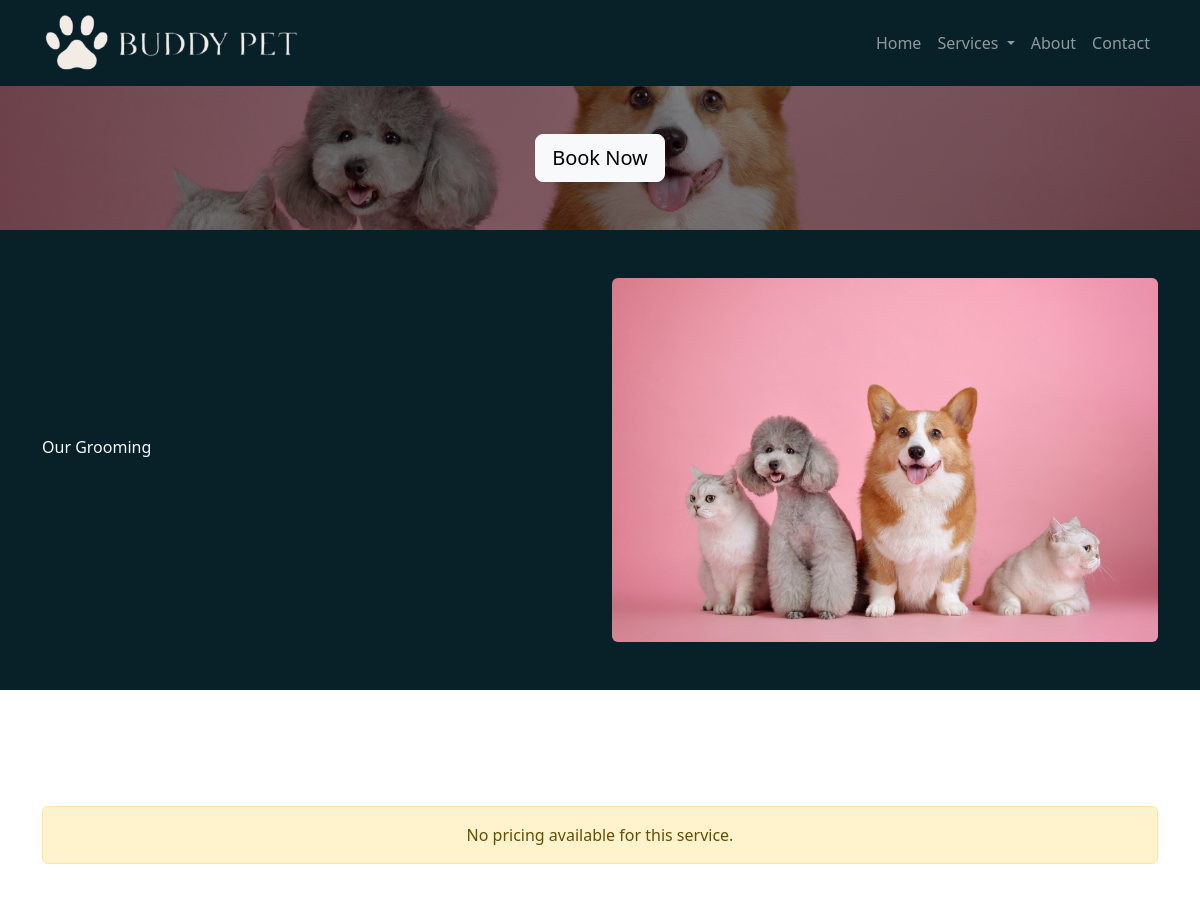
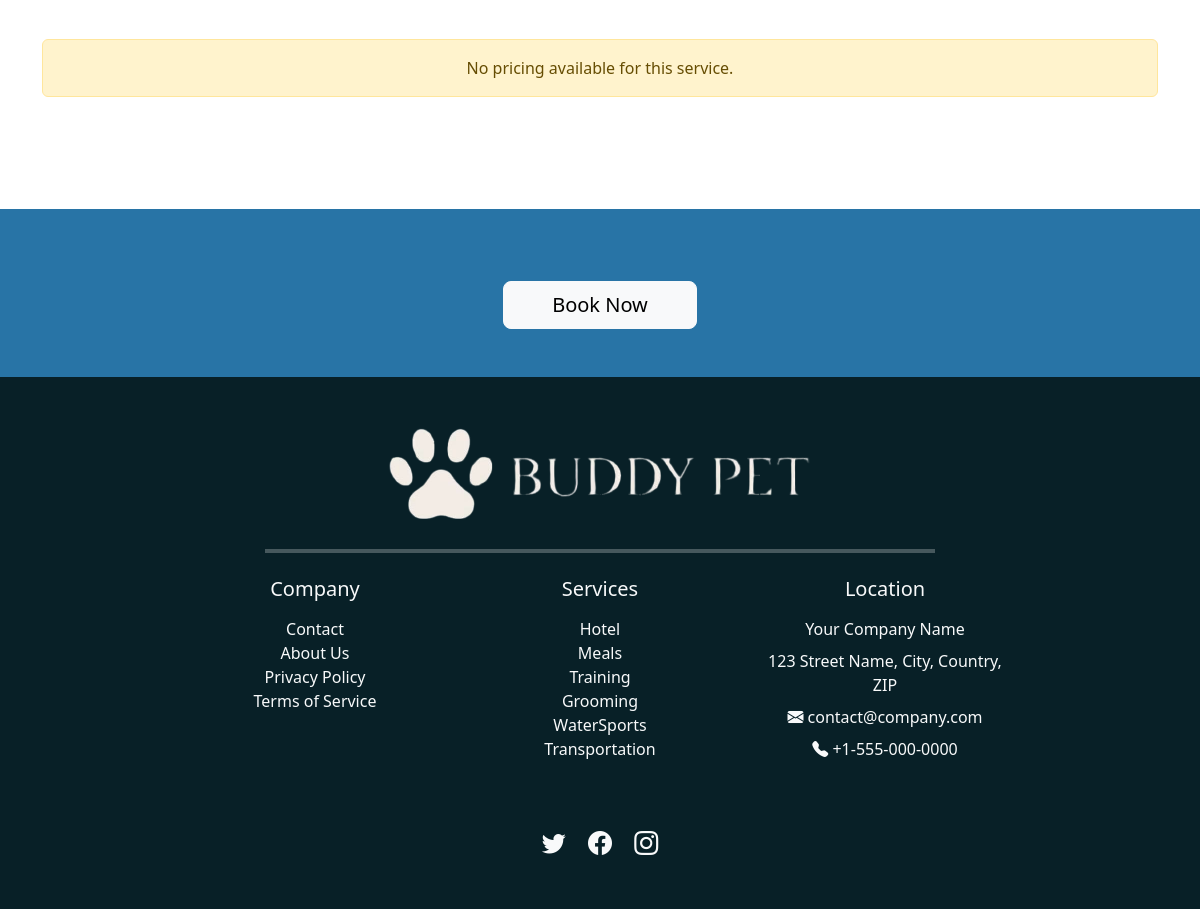
Page /grooming/ on the earlier database version (2 pictures, top to bottom).
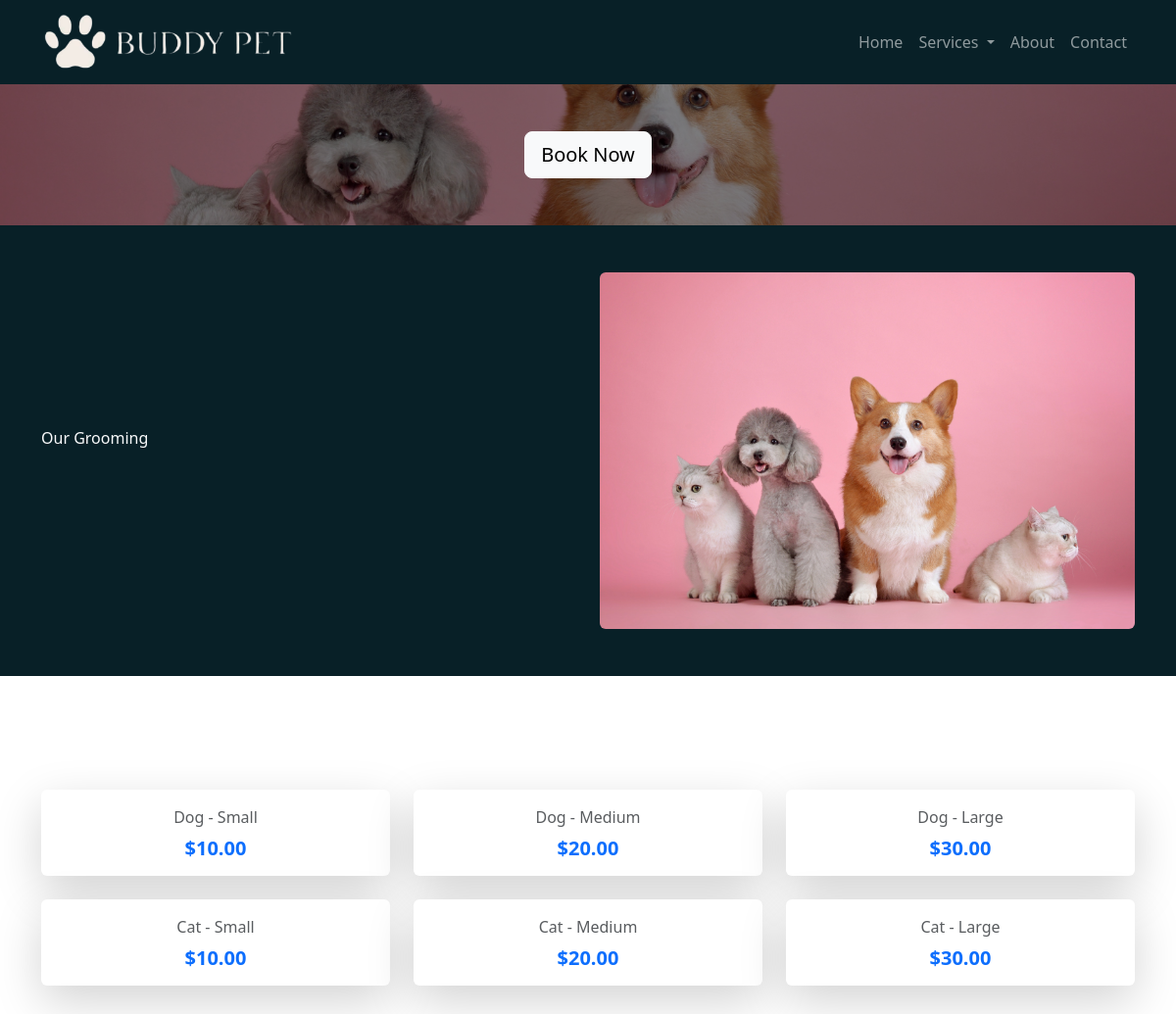
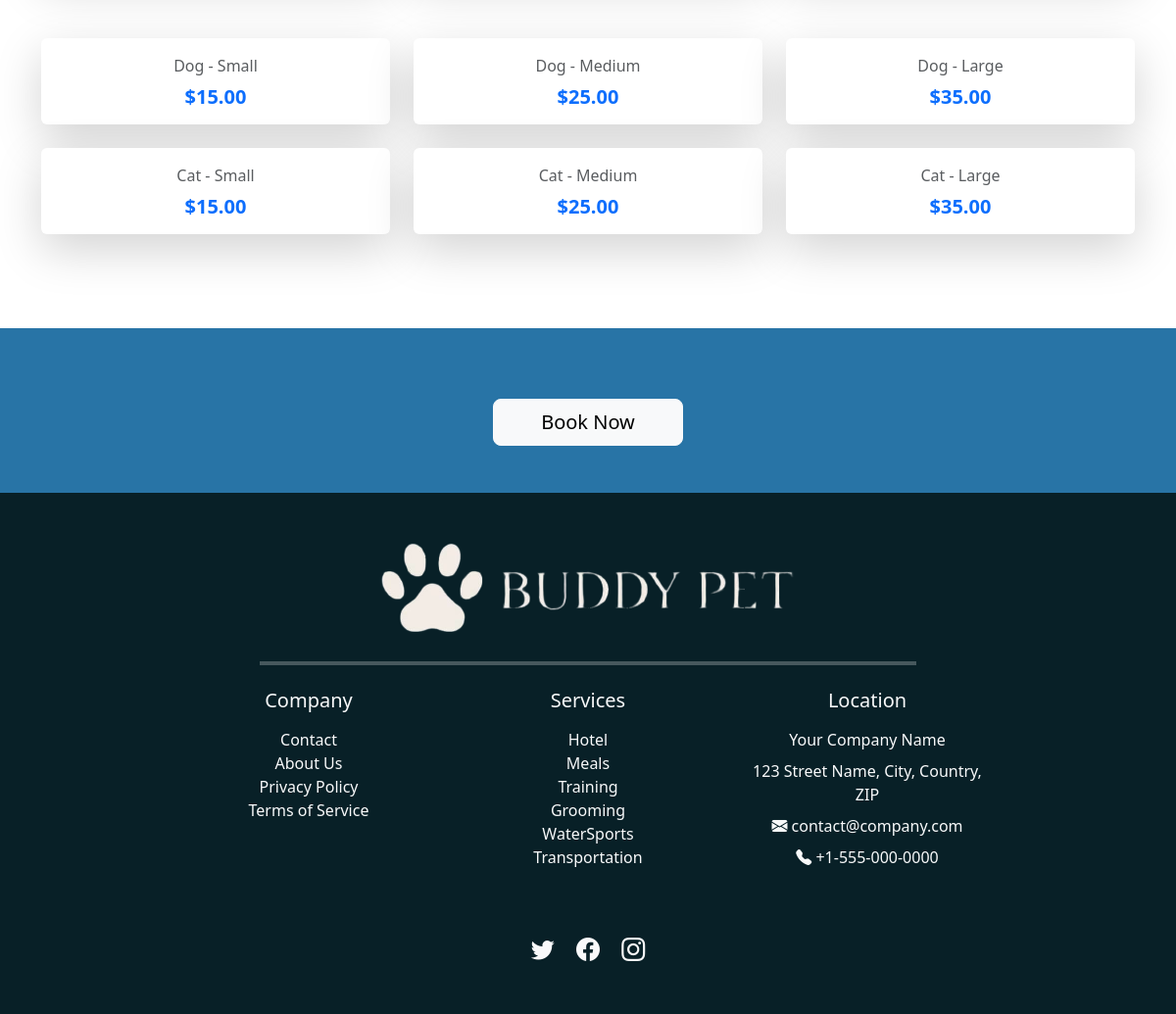
Same page on the later database version (2 pictures, top to bottom).
### branding/models.py (models this page shows, shortened)
class Branding(models.Model):
    company_name = models.CharField(max_length=255, default="Your Company Name",
                                    help_text="Enter the full name of the company.")
    company_email = models.EmailField(default="contact@company.com",
                                      help_text="Enter the official company email address.")
    company_phone = models.CharField(max_length=20, default="+1-555-000-0000",
                                     help_text="Enter the company’s contact number (e.g., +1-555-000-0000).")
    company_address = models.TextField(default="123 Street Name, City, Country, ZIP",
                                       help_text="Enter the full address of the company, including city and ZIP code.")
    logo = models.ImageField(upload_to="branding/", default="default/default_logo.png",
                             help_text="Upload the website logo.")
    favicon = models.ImageField(upload_to="branding/", default="default/default_icon.ico",
                                help_text="Upload the favicon (ICO or PNG).")
    video = models.FileField(upload_to="branding/videos/", default="default/default_video.mp4", blank=True, null=True,
                             help_text="Upload a promotional or branding video file.")
    meta_keywords = models.CharField(max_length=255, blank=True,
                                     default="generic, branding, business, website, company",
                                     help_text="Enter meta keywords for SEO (comma-separated).")
    meta_description = models.TextField(blank=True, default="Enter a meta description for SEO.",
                                        help_text="Enter a meta description for SEO.")
    twitter_link = models.URLField(blank=True, default="https://twitter.com/yourcompany",
                                   help_text="Link to your Twitter profile.")
    facebook_link = models.URLField(blank=True, default="https://facebook.com/yourcompany",
                                    help_text="Link to your Facebook page.")
    instagram_link = models.URLField(blank=True, default="https://instagram.com/yourcompany",
                                     help_text="Link to your Instagram profile.")
    class Meta:
        verbose_name = "Branding"
        verbose_name_plural = "Branding"

### grooming/models.py (models this page shows, shortened)
class GroomingPage(TranslatableModel):
    DEFAULT_IMAGE = 'default/placeholder.jpg'
    translations = TranslatedFields(
        hero_title=models.CharField(max_length=100, default="Professional Pet Grooming Services"),
        hero_subheading=models.CharField(max_length=255, default="Keep your furry friend looking and feeling their best with our expert grooming care."),
        our_grooming_title=models.CharField(max_length=100, default="Tailored Grooming for Every Pet"),
        our_grooming_subheading=models.TextField(default="We provide breed-specific grooming, coat care, and spa treatments designed to suit your pet’s individual needs."),
        grooming_info_title=models.CharField(max_length=100, default="Grooming Packages & Pricing"),
        grooming_info_description=models.TextField(default="Choose from full-service grooms, quick clean-ups, or luxury spa packages. Pricing depends on pet size, coat type, and selected services."),
        cta_title=models.CharField(max_length=100, default="Time for a Fresh Look?"),
        cta_subheading=models.TextField(default="Schedule your pet’s grooming session today and give them the pampering they deserve."),
    )
    hero_image = models.ImageField(upload_to='grooming/', blank=True, null=True, default=DEFAULT_IMAGE)
    our_grooming_image = models.ImageField(upload_to='grooming/', blank=True, null=True, default=DEFAULT_IMAGE)
    class Meta:
        verbose_name = "Grooming Page Content"
        verbose_name_plural = "Grooming Page Content"

class Service(TranslatableModel):
    translations = TranslatedFields(
        title=models.CharField(max_length=255),
        description=models.TextField(),
    )
    class Meta:
        verbose_name = "Services"
        verbose_name_plural = "Services"
    class Meta:
        verbose_name = "Services"
        verbose_name_plural = "Services"

class AnimalSize(models.Model):
    SIZE_CHOICES = (
        ('small', 'Small'),
        ('medium', 'Medium'),
        ('large', 'Large'),
    )
    ANIMAL_CHOICES = (
        ('dog', 'Dog'),
        ('cat', 'Cat'),
    )
    animal = models.CharField(max_length=50, choices=ANIMAL_CHOICES)
    size = models.CharField(max_length=50, choices=SIZE_CHOICES)
    service = models.ForeignKey(Service, on_delete=models.CASCADE)
    price = models.DecimalField(max_digits=5, decimal_places=2)
    class Meta:
        verbose_name = "Prices"
        verbose_name_plural = "Prices"

### grooming/views.py (the view)
# urls.py: path('grooming/', GroomingView.as_view(), name='grooming'),
class GroomingView(TemplateView):
    template_name = 'grooming.html'
    def get_context_data(self, **kwargs):
        context = super().get_context_data(**kwargs)
        context = {
            "branding": Branding.objects.first(),
            "service": Service.objects.all(),
            "grooming": GroomingPage.objects.first(),
        }
        return context

### grooming/templates/grooming.html (shortened to what this page needs)
{% extends "base.html" %}
{% load i18n %}
    {% block extra_head %}
    {% load static %}
    <link rel="stylesheet" type="text/css" href="{% static 'home.css' %}">
    <link rel="stylesheet" type="text/css" href="{% static 'base.css' %}">
    {% endblock %}
{% block content %}
<body class="bg-light">
    <section class="hero-section pb-5 bg-primary text-white text-center d-flex justify-content-center align-items-center"
             style="background-image: url('{{ grooming.hero_image.url }}'); background-size: cover; background-position: center; position: relative;">
        <div class="container text-center" style="position: relative; z-index: 2;">
            <a href="{% url 'select_dates' %}" class="btn btn-light btn-lg">{% trans 'Book Now' %}</a>
        </div>
    </section>
    <section class="our-meals-section py-5 text-light" style="background-color: #082027;">
        <div class="container">
            <div class="row align-items-center">
                <div class="col-md-6">
                    <h6>{% trans 'Our Grooming' %}</h6>
                </div>
                <div class="col-md-6">
                    <img src="{{ grooming.our_grooming_image.url }}" alt="{% trans 'Our Grooming' %}" class="img-fluid rounded w-100">
                </div>
            </div>
        </div>
    </section>
    <section class="py-5 text-dark bg-white">
        <div class="container">
            {% for service in service %}
                <div class="mb-5">
                    <div class="d-flex align-items-center mb-3">
                        <div class="flex-grow-1 text-center">
                        </div>
                    </div>
                    <div class="row g-4">
                        {% for size in service.animalsize_set.all %}
                            <div class="col-md-4">
                                <div class="card h-100 shadow-lg border-0">
                                    <div class="card-body d-flex flex-column justify-content-center text-center">
                                        <p class="text-muted mb-2">{{ size.get_animal_display }} - {{ size.get_size_display }}</p>
                                        <h5 class="fw-bold text-primary mb-0">${{ size.price|floatformat:2 }}</h5>
                                    </div>
                                </div>
                            </div>
                        {% empty %}
                            <div class="col-12">
                                <div class="alert alert-warning text-center" role="alert">
                                    {% trans 'No pricing available for this service.' %}
                                </div>
                            </div>
                        {% endfor %}
                    </div>
                </div>
            {% empty %}
                <div class="text-center">
                    <p class="text-muted">{% trans 'No grooming services found.' %}</p>
                </div>
            {% endfor %}
        </div>
    </section>
    <section class="py-5 text-center text-white" style="background-color: #2874a6;">
        <div class="container">
            <a href="{% url 'select_dates' %}" class="btn btn-light btn-lg px-5">{% trans 'Book Now' %}</a>
        </div>
    </section>
</body>
{% endblock %}

### home/templates/base.html (shortened to what this page needs)
<!DOCTYPE html>
{% load i18n %}
<html lang="{% get_current_language as LANGUAGE_CODE %}">
<head>
    {% load static %}
    <link rel="stylesheet" type="text/css" href="{% static 'base.css' %}">
    <link href="https://cdn.jsdelivr.net/npm/bootstrap@5.3.2/dist/css/bootstrap.min.css" rel="stylesheet">
    <link rel="stylesheet" href="https://cdn.jsdelivr.net/npm/bootstrap-icons/font/bootstrap-icons.css">
    {% block extra_head %}{% endblock %}
</head>
<body class="bg-light">
    <nav class="navbar navbar-expand-lg navbar-dark" style="background-color: #082027; z-index: 1000;">
        <div class="container">
            <a class="navbar-brand" href="/">
                <img src="{{ branding.logo.url }}" alt="{{ branding.company_name }}" class="img-fluid" style="max-height: 60px;">
            </a>
            <div class="collapse navbar-collapse" id="navbarNav">
                <ul class="navbar-nav ms-auto">
                    <li class="nav-item"><a class="nav-link" href="/">{% trans "Home" %}</a></li>
                    <li class="nav-item dropdown">
                        <a class="nav-link dropdown-toggle" id="navbarDropdown" role="button" data-bs-toggle="dropdown" aria-expanded="false" href="{% url 'services' %}">
                            {% trans "Services" %}
                        </a>
                    </li>
                    <li class="nav-item"><a class="nav-link" href="{% url 'about_us' %}">{% trans "About" %}</a></li>
                    <li class="nav-item"><a class="nav-link" href="{% url 'contact' %}">{% trans "Contact" %}</a></li>
                </ul>
            </div>
        </div>
    </nav>
    {% block content %} {% endblock %}
    <footer class="text-light py-5 pt-5" style="background-color: #082027;">
        <div class="container">
            <div class="row justify-content-center text-center">
                <div class="col-12 text-center mb-4">
                    <img src="{{ branding.logo.url }}" alt="{{ branding.company_name }}" class="img-fluid" style="max-height: 100px;">
                </div>
                <div class="col-12 text-center text-light mb-4">
                    <hr class="border-bottom border-2 border-white" style="width: 60%; margin: 0 auto;">
                </div>
                <div class="col-md-3 text-center mb-3">
                    <h5 class="mb-3">{% trans "Company" %}</h5>
                    <ul class="list-unstyled">
                        <li><a href="{% url 'contact' %}" class="text-light text-decoration-none">{% trans "Contact" %}</a></li>
                        <li><a href="{% url 'about_us' %}" class="text-light text-decoration-none">{% trans "About Us" %}</a></li>
                        <li><a href="{% url 'privacy_policy' %}" class="text-light text-decoration-none">{% trans "Privacy Policy" %}</a></li>
                        <li><a href="{% url 'terms_of_service' %}" class="text-light text-decoration-none">{% trans "Terms of Service" %}</a></li>
                    </ul>
                </div>
                <div class="col-md-3 text-center mb-3">
                    <h5 class="mb-3">{% trans "Services" %}</h5>
                    <ul class="list-unstyled">
                        <li><a href="{% url 'hotel' %}" class="text-light text-decoration-none">{% trans "Hotel" %}</a></li>
                        <li><a href="{% url 'meals' %}" class="text-light text-decoration-none">{% trans "Meals" %}</a></li>
                        <li><a href="{% url 'training' %}" class="text-light text-decoration-none">{% trans "Training" %}</a></li>
                        <li><a href="{% url 'grooming' %}" class="text-light text-decoration-none">{% trans "Grooming" %}</a></li>
                        <li><a href="{% url 'water_sports' %}" class="text-light text-decoration-none">{% trans "WaterSports" %}</a></li>
                        <li><a href="{% url 'transportation' %}" class="text-light text-decoration-none">{% trans "Transportation" %}</a></li>
                    </ul>
                </div>
                <div class="col-md-3 text-center text-light mb-4">
                    <h5 class="mb-3">{% trans "Location" %}</h5>
                    <p class="text-light mb-2">{{branding.company_name}}</p>
                    <p class="text-light mb-2">{{branding.company_address}}</p>
                    <a href="mailto:{{branding.company_email}}" class="text-light text-decoration-none mb-2 d-block">
                        <i class="bi bi-envelope-fill"></i> {{branding.company_email}}
                    </a>
                    <p>
                        <a href="tel:{{branding.company_phone}}" class="text-light text-decoration-none">
                            <i class="bi bi-telephone-fill"></i> {{branding.company_phone}}
                        </a>
                    </p>
                </div>
            </div>
            <div class="text-center mt-4">
                <a href="{{branding.twitter_link}}" class="text-light me-3 fs-4 text-decoration-none">
                    <i class="bi bi-twitter"></i>
                </a>
                <a href="{{branding.facebook_link}}" class="text-light me-3 fs-4 text-decoration-none">
                    <i class="bi bi-facebook"></i>
                </a>
                <a href="{{branding.instagram_link}}" class="text-light fs-4 text-decoration-none">
                    <i class="bi bi-instagram"></i>
                </a>
            </div>
        </div>
    </footer>
</body>
</html>

Differences in the rows shown:
shown differently, row unchanged: Service (number 1 of 2 on the later page): trans "No pricing available for this service." → (not shown)
added AnimalSize: animal "Dog", size "Small", price "10.00", shown under Service (number 1 of 2 on the later page)
added AnimalSize: animal "Dog", size "Medium", price "20.00", shown under Service (number 1 of 2 on the later page)
added AnimalSize: animal "Dog", size "Large", price "30.00", shown under Service (number 1 of 2 on the later page)
added AnimalSize: animal "Cat", size "Small", price "10.00", shown under Service (number 1 of 2 on the later page)
added AnimalSize: animal "Cat", size "Medium", price "20.00", shown under Service (number 1 of 2 on the later page)
added AnimalSize: animal "Cat", size "Large", price "30.00", shown under Service (number 1 of 2 on the later page)
shown differently, row unchanged: Service (number 2 of 2 on the later page): trans "No pricing available for this service." → (not shown)
added AnimalSize: animal "Dog", size "Small", price "15.00", shown under Service (number 2 of 2 on the later page)
added AnimalSize: animal "Dog", size "Medium", price "25.00", shown under Service (number 2 of 2 on the later page)
added AnimalSize: animal "Dog", size "Large", price "35.00", shown under Service (number 2 of 2 on the later page)
added AnimalSize: animal "Cat", size "Small", price "15.00", shown under Service (number 2 of 2 on the later page)
added AnimalSize: animal "Cat", size "Medium", price "25.00", shown under Service (number 2 of 2 on the later page)
added AnimalSize: animal "Cat", size "Large", price "35.00", shown under Service (number 2 of 2 on the later page)
